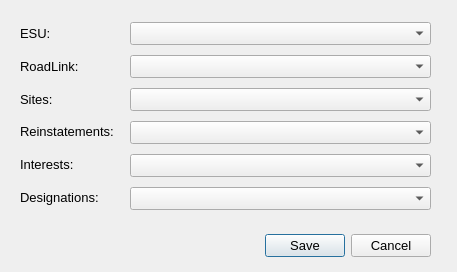
<?xml version="1.0" encoding="UTF-8"?>
<ui version="4.0">
 <class>Dialog</class>
 <widget class="QDialog" name="Dialog">
  <property name="geometry">
   <rect>
    <x>0</x>
    <y>0</y>
    <width>457</width>
    <height>272</height>
   </rect>
  </property>
  <property name="font">
   <font>
    <pointsize>10</pointsize>
   </font>
  </property>
  <property name="windowTitle">
   <string>Dialog</string>
  </property>
  <widget class="QDialogButtonBox" name="buttonBox">
   <property name="geometry">
    <rect>
     <x>30</x>
     <y>230</y>
     <width>401</width>
     <height>32</height>
    </rect>
   </property>
   <property name="orientation">
    <enum>Qt::Horizontal</enum>
   </property>
   <property name="standardButtons">
    <set>QDialogButtonBox::Cancel|QDialogButtonBox::Save</set>
   </property>
  </widget>
  <widget class="QWidget" name="">
   <property name="geometry">
    <rect>
     <x>20</x>
     <y>20</y>
     <width>101</width>
     <height>191</height>
    </rect>
   </property>
   <layout class="QVBoxLayout" name="verticalLayout">
    <item>
     <widget class="QLabel" name="label">
      <property name="font">
       <font>
        <pointsize>10</pointsize>
       </font>
      </property>
      <property name="text">
       <string>ESU:</string>
      </property>
     </widget>
    </item>
    <item>
     <widget class="QLabel" name="label_2">
      <property name="font">
       <font>
        <pointsize>10</pointsize>
       </font>
      </property>
      <property name="text">
       <string>RoadLink:</string>
      </property>
     </widget>
    </item>
    <item>
     <widget class="QLabel" name="label_3">
      <property name="font">
       <font>
        <pointsize>10</pointsize>
       </font>
      </property>
      <property name="text">
       <string>Sites:</string>
      </property>
     </widget>
    </item>
    <item>
     <widget class="QLabel" name="label_5">
      <property name="font">
       <font>
        <pointsize>10</pointsize>
       </font>
      </property>
      <property name="text">
       <string>Reinstatements:</string>
      </property>
     </widget>
    </item>
    <item>
     <widget class="QLabel" name="label_6">
      <property name="font">
       <font>
        <pointsize>10</pointsize>
       </font>
      </property>
      <property name="text">
       <string>Interests:</string>
      </property>
     </widget>
    </item>
    <item>
     <widget class="QLabel" name="label_4">
      <property name="font">
       <font>
        <pointsize>10</pointsize>
       </font>
      </property>
      <property name="text">
       <string>Designations:</string>
      </property>
     </widget>
    </item>
   </layout>
  </widget>
  <widget class="QWidget" name="">
   <property name="geometry">
    <rect>
     <x>130</x>
     <y>18</y>
     <width>301</width>
     <height>201</height>
    </rect>
   </property>
   <layout class="QVBoxLayout" name="verticalLayout_2">
    <item>
     <widget class="QgsMapLayerComboBox" name="mlc_esu"/>
    </item>
    <item>
     <widget class="QgsMapLayerComboBox" name="mlc_road_link"/>
    </item>
    <item>
     <widget class="QgsMapLayerComboBox" name="mlc_sites"/>
    </item>
    <item>
     <widget class="QgsMapLayerComboBox" name="mlc_reinstatements"/>
    </item>
    <item>
     <widget class="QgsMapLayerComboBox" name="mlc_interests"/>
    </item>
    <item>
     <widget class="QgsMapLayerComboBox" name="mlc_designations"/>
    </item>
   </layout>
  </widget>
 </widget>
 <customwidgets>
  <customwidget>
   <class>QgsMapLayerComboBox</class>
   <extends>QComboBox</extends>
   <header>qgsmaplayercombobox.h</header>
  </customwidget>
 </customwidgets>
 <resources/>
 <connections>
  <connection>
   <sender>buttonBox</sender>
   <signal>accepted()</signal>
   <receiver>Dialog</receiver>
   <slot>accept()</slot>
   <hints>
    <hint type="sourcelabel">
     <x>248</x>
     <y>254</y>
    </hint>
    <hint type="destinationlabel">
     <x>157</x>
     <y>274</y>
    </hint>
   </hints>
  </connection>
  <connection>
   <sender>buttonBox</sender>
   <signal>rejected()</signal>
   <receiver>Dialog</receiver>
   <slot>reject()</slot>
   <hints>
    <hint type="sourcelabel">
     <x>316</x>
     <y>260</y>
    </hint>
    <hint type="destinationlabel">
     <x>286</x>
     <y>274</y>
    </hint>
   </hints>
  </connection>
 </connections>
</ui>
